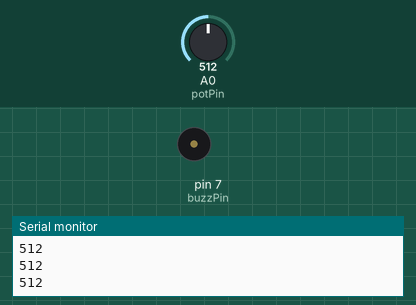
Simulated run of this sketch. Board: Arduino Uno, built with avr-gcc and run on an emulated ATmega328P. Parts: buzzer (waves = sounding, pin HIGH), the last lines printed to the serial monitor. The inputs (shaded band) are chosen by the test bench; at power-on: A0 (potPin) = 512.

Above: at 1.2 s.
1.3 s: A0 (potPin) set to 987
2.8 s: A0 (potPin) set to 1013
At 3.2 s:
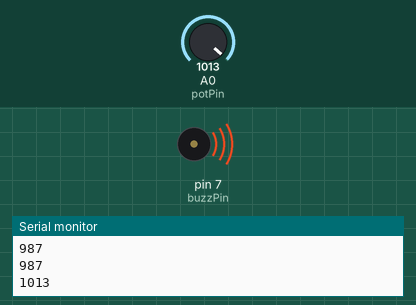
5.8 s: A0 (potPin) set to 990
At 7.0 s:
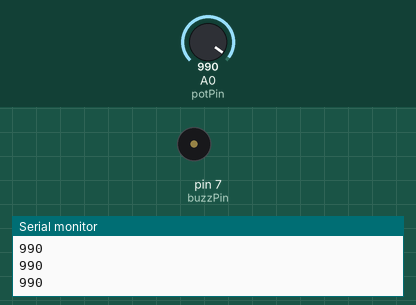
7.3 s: A0 (potPin) set to 1010
At 7.7 s:
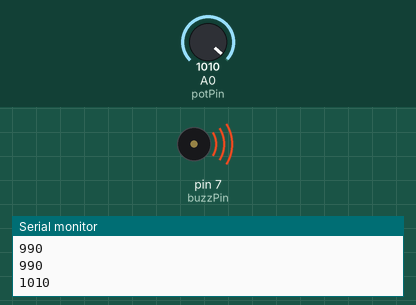
Timing chart, 0 to 10.3 s (numbered marks = the images above; inputs shaded):
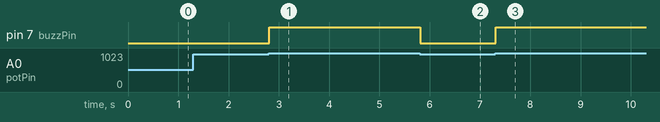

Measured:
- the behaviour switches between 1000 and 1001 on A0 (potPin) (found by bisection; images 0 and 1)
- after the input at 2.8 s, pin 7 (buzzPin): LOW → HIGH at once
- after the input at 5.8 s, pin 7 (buzzPin): HIGH → LOW at once
- after the input at 7.3 s, pin 7 (buzzPin): LOW → HIGH at once

The sketch:

buzzer-basics-lecture22.ino
```cpp
int potVal;
int buzzPin=7;
int potPin=A0;

void setup() {
  // put your setup code here, to run once:
Serial.begin(9600);
pinMode(buzzPin, OUTPUT);
pinMode(potPin, INPUT);
}

void loop() {
  // put your main code here, to run repeatedly:
potVal=analogRead(potPin);
Serial.println(potVal);
if(potVal>1000){
  digitalWrite(buzzPin, HIGH);
  delay(500);
  digitalWrite(buzzPin, LOW);
}
}
```
